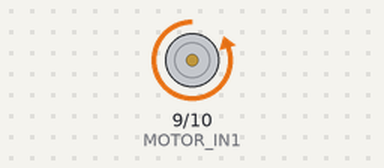
Bench run of a sketch on a simulated Arduino Uno, built with avr-gcc and run on an emulated ATmega328P. On the bench: motor-driver pin pairs drawn as motors (green arrow = first pin HIGH = forward, orange = second pin HIGH = backward, longer = more drive). What the sketch prints to the serial monitor is not drawn.

Above: at 3.0 s.
At 9.1 s:
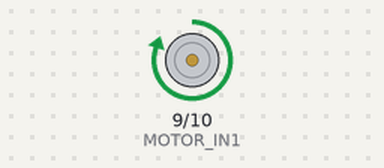
Timing chart, 0 to 15.9 s (numbered marks = the images above):
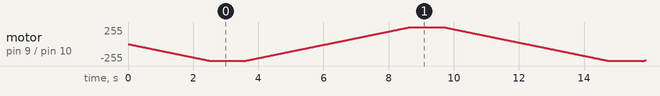

The sketch:

AdafruitDRV8871_TestCode_DCMotor.ino
```cpp
// DC Motor Control Workshop Code
// Steven Kemper, stevenTkemper@gmail.com
// Basic sketch for trying out the Adafruit DRV8871 Breakout
// taken from https://learn.adafruit.com/adafruit-drv8871-brushed-dc-motor-driver-breakout/usage

#define MOTOR_IN1 9 // Define pin 9 as "MOTOR_IN1"
#define MOTOR_IN2 10 // Define pin 10 as "MOTOR_IN2"

// In this code, MOTOR_IN2 controls "fowrward" rotation
// and MOTOR_IN1 controls "backward" rotation

void setup() {
  Serial.begin(9600); // Turn on serial communication
                      // (only used to print message below)
  Serial.println("DRV8871 test"); //Print message on startup

  pinMode(MOTOR_IN1, OUTPUT); // Set MOTOR_IN1 (pin 9) as output pin
  pinMode(MOTOR_IN2, OUTPUT); // Set MOTOR_IN2 (pin 10) as output pin
}

void loop() {

  // ramp up forward
  // speed up MOTOR_IN2 (pin 10) in "forward" direction
  digitalWrite(MOTOR_IN1, LOW); // Turn MOTOR_IN1 (pin 9) off
  for (int i=0; i<255; i++) {
    analogWrite(MOTOR_IN2, i); // Sets duty cycle of PWM output
                               // for MOTOR_IN2 (pin 10)
                               // values between 0=0% (off), 255=100% (max on)
    delay(10); // pause for 10ms before repeating the loop
  }

  // forward full speed for one second
  delay(1000); // pause for 1000ms (1 sec) while MOTOR_IN2 (pin 10) is at max
              // PWM value

  // ramp down forward
  // reverses the previous loop, slowing motor down
  for (int i=255; i>=0; i--) {
    analogWrite(MOTOR_IN2, i);
    delay(10);
  }

  // ramp up backward
  // reverses previous code
  digitalWrite(MOTOR_IN2, LOW);
  for (int i=0; i<255; i++) {
    analogWrite(MOTOR_IN1, i);
    delay(10);
  }

  // backward full speed for one second
  delay(1000);

  // ramp down backward
  for (int i=255; i>=0; i--) {
    analogWrite(MOTOR_IN1, i);
    delay(10);
  }
}
```
